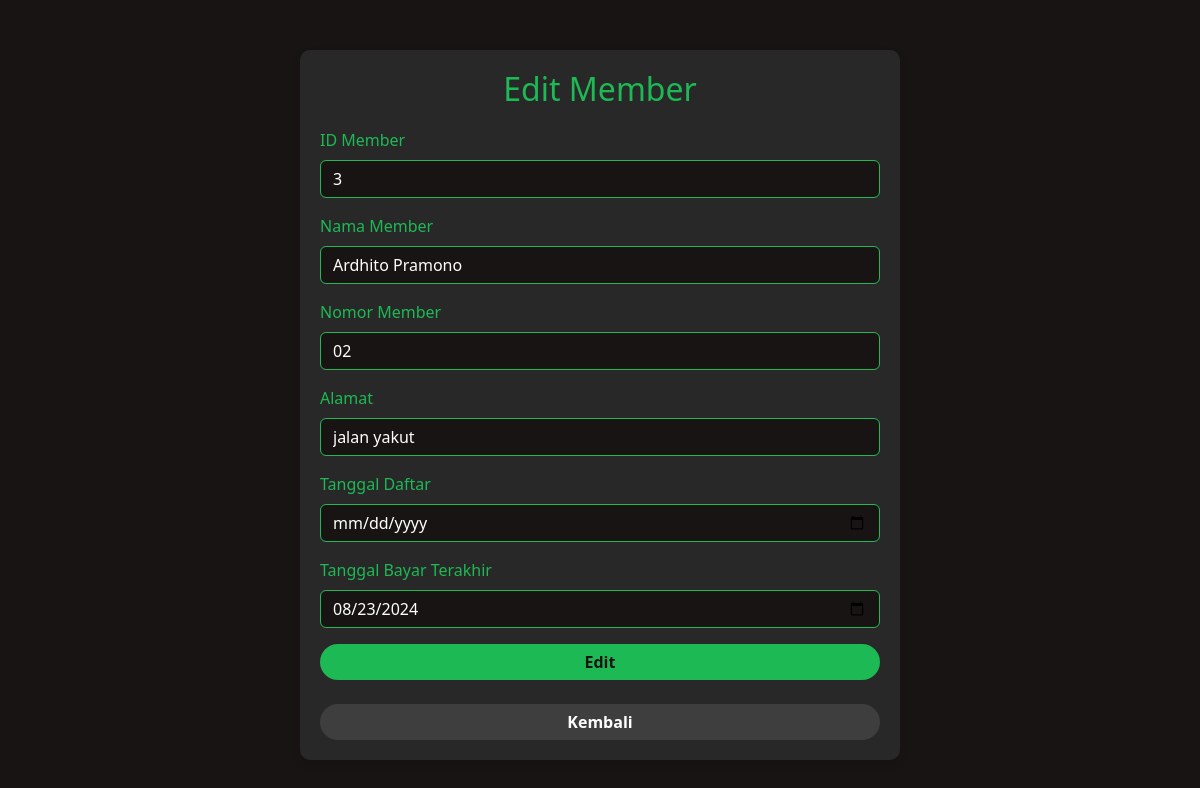
The page /formMember.php?id_member=3 on the database its author committed.
### tables this page shows
CREATE TABLE `member` (
  `id_member` int(11) NOT NULL,
  `nama_member` varchar(250) NOT NULL,
  `nomor_member` varchar(15) NOT NULL,
  `alamat` text NOT NULL,
  `tgl_mendaftar` datetime NOT NULL,
  `tgl_terakhir_bayar` date NOT NULL
);

### formMember.php (the view, shortened to what this page needs)
<?php
    require('model.php');
?>
<!DOCTYPE html>
<html lang="en">
<head>
    <link href="https://cdn.jsdelivr.net/npm/bootstrap@5.3.0/dist/css/bootstrap.min.css" rel="stylesheet">
</head>
<body>
    <div class="container">
        <h2><?php echo (isset($_GET['id_member'])) ? "Edit Member" : "Form Member"; ?></h2>
        <form method="post">
            <?php
                if(isset($_GET['id_member'])) {
                    $sql = "SELECT * FROM member WHERE id_member = " . $_GET['id_member'];
                    $result = mysqli_query($kon, $sql);
                    foreach($result as $res) :
            ?>
                <div class="mb-3">
                    <label for="id_member" class="form-label">ID Member</label>
                    <input type="text" class="form-control" id="id_member" name="id_member" value="<?php echo $res["id_member"]; ?>" required>
                </div>
                <div class="mb-3">
                    <label for="nama" class="form-label">Nama Member</label>
                    <input type="text" class="form-control" id="nama" name="nama" value="<?php echo $res["nama_member"]; ?>" required>
                </div>
                <div class="mb-3">
                    <label for="nomor" class="form-label">Nomor Member</label>
                    <input type="text" class="form-control" id="nomor" name="nomor" value="<?php echo $res["nomor_member"]; ?>" required>
                </div>
                <div class="mb-3">
                    <label for="alamat" class="form-label">Alamat</label>
                    <input type="text" class="form-control" id="alamat" name="alamat" value="<?php echo $res["alamat"]; ?>" required>
                </div>
                <div class="mb-3">
                    <label for="daftar" class="form-label">Tanggal Daftar</label>
                    <input type="date" class="form-control" id="daftar" name="daftar" value="<?php echo $res["tgl_mendaftar"]; ?>" required>
                </div>
                <div class="mb-3">
                    <label for="bayar" class="form-label">Tanggal Bayar Terakhir</label>
                    <input type="date" class="form-control" id="bayar" name="bayar" value="<?php echo $res["tgl_terakhir_bayar"]; ?>" required>
                </div>
                <button type="submit" class="btn btn-primary w-100" name="update">Edit</button>
            <?php
                endforeach;
            } ?>
        </form>
        <br>
        <a href="member.php" class="btn btn-secondary w-100">Kembali</a>
    </div>
</body>
</html>

### formMember.php (style rules this page uses)
body { background-color: #191414; color: #FFFFFF; }
.container { margin-top: 50px; max-width: 600px; background-color: #282828; padding: 20px; border-radius: 10px; box-shadow: 0 4px 8px rgba(0, 0, 0, 0.1); }
h2 { color: #1DB954; text-align: center; margin-bottom: 20px; }
.form-label { color: #1DB954; }
.form-control { background-color: #191414; color: #FFFFFF; border: 1px solid #1DB954; }
.btn-primary { background-color: #1DB954; color: #191414; border: none; border-radius: 25px; font-weight: bold; }
.btn-secondary { background-color: #3e3e3e; color: #FFFFFF; border: none; border-radius: 25px; font-weight: bold; }

### rows shown on the page
member: id_member "3", nama "Ardhito Pramono", nomor "02", alamat "jalan yakut", bayar "08/23/2024"
